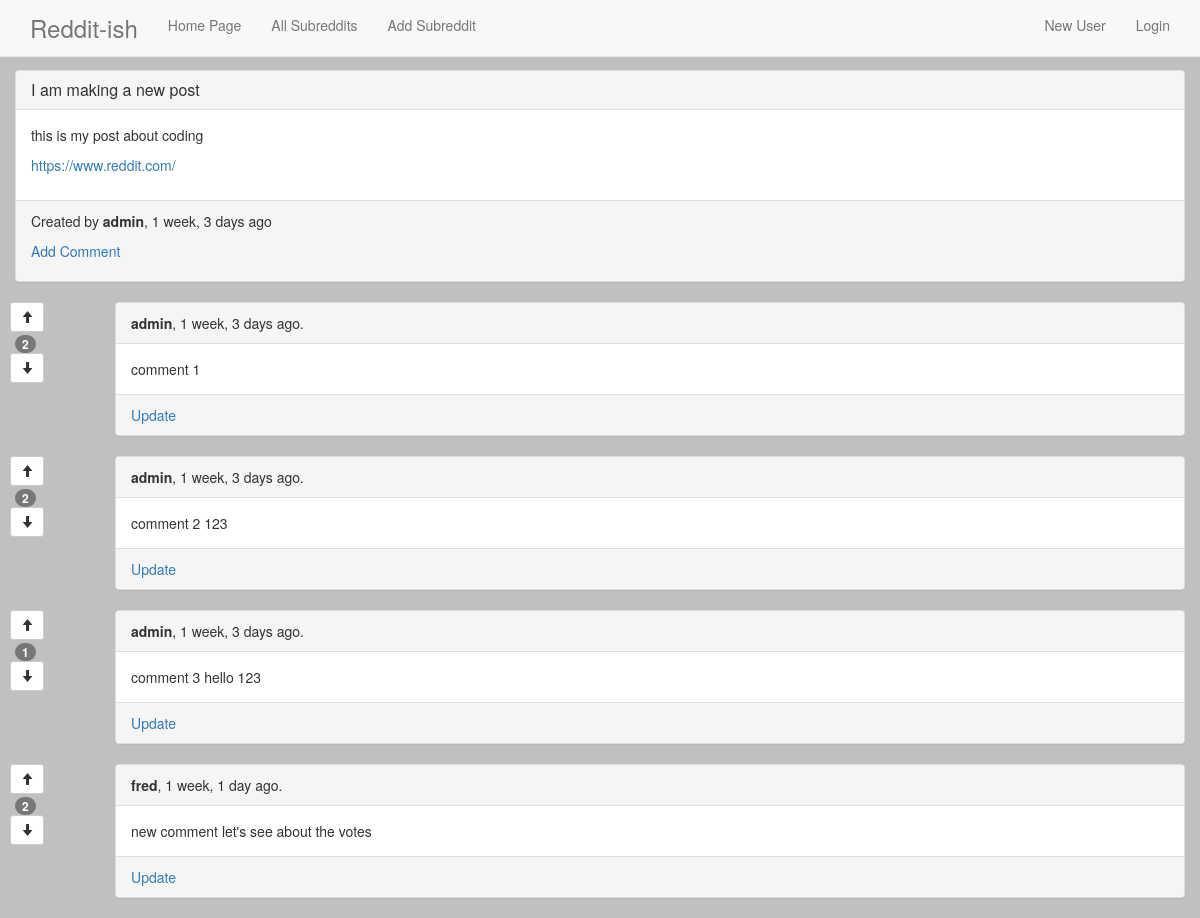
The page /post/57/ on the database as committed earlier.
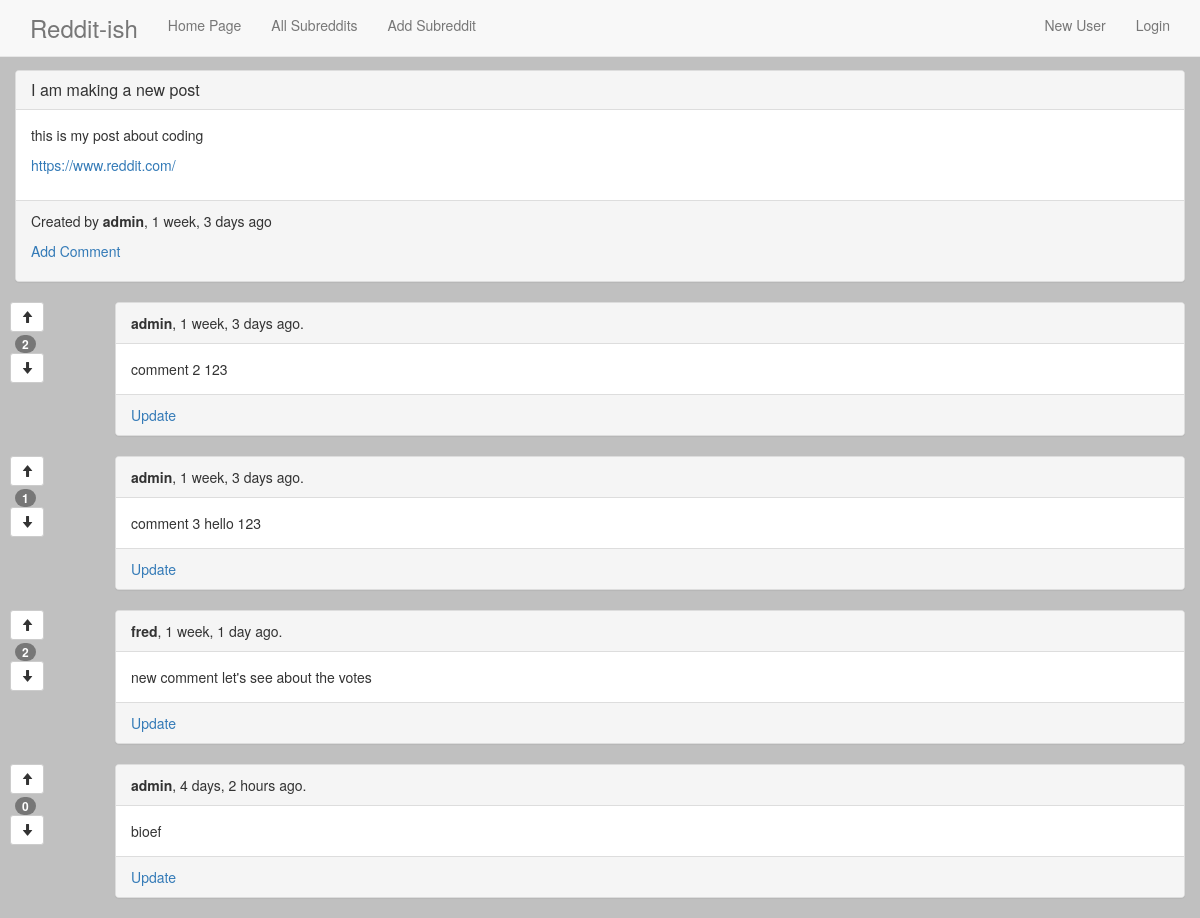
The same page on the database as committed later.
### reddit_app/models.py (models this page shows, shortened)
class Post(models.Model):
    title = models.CharField(max_length=175)
    description = models.CharField(max_length=255)
    url = models.URLField(null=True, blank=True)
    creation_time = models.DateTimeField(auto_now_add=True)
    modification_time = models.DateTimeField(auto_now=True)
    subreddit = models.ForeignKey(Subreddit)
    user = models.ForeignKey(User)
    class Meta:
        ordering = ("-creation_time",)
    def all_comments(self):
        return self.comment_set.all()
    def __str__(self):
        return self.title

class Comment(models.Model):
    text = models.TextField(max_length=255)
    user = models.ForeignKey(User)
    post = models.ForeignKey(Post)
    created_time = models.DateTimeField(auto_now_add=True)
    modified_time = models.DateTimeField(auto_now=True)
    @property
    def score(self):
        return sum([comment_obj.comment_score for comment_obj in self.commentvote_set.all()])

class CommentVote(models.Model):
    user = models.ForeignKey(User)
    comment = models.ForeignKey(Comment)
    value = models.BooleanField()
    class Meta:
        unique_together = ('user', 'comment')
    @property
    def comment_score(self):
        if self.value:
            return 1
        return -1

### reddit_app/views.py (the view)
# urls.py: url(r'^post/(?P<pk>\d+)/$', PostDetailView.as_view(), name='post_detail_view'),
class PostDetailView(DetailView):
    model = Post

### templates/reddit_app/post_detail.html (shortened to what this page needs)
{% extends 'base.html' %}
{% block content %}
<div class="panel panel-default">
    <div class="panel-heading">
        <h3 class="panel-title">{{ object }}</a></h3>
    </div>
    <div class="panel-body">
        <p>
            {{ object.description }}
        </p>
        {% if object.url %}
        <p>
            <a href="{{ object.url }}">{{ object.url }}</a>
        </p>
        {% endif %}
    </div>
    <div class="panel-footer">
    <p>
        Created by <b>{{ object.user }}</b>, {{ object.creation_time|timesince }} ago
    </p>
    <p>
        <a href="{% url 'comment_create_view' object.id %}">Add Comment</a>
    </p>
    </div>
</div>
<div class="row">
{% for comment in object.all_comments %}
<div class="col-sm-1">
  <div class="row center-block">
    <div class="col">
    <div class="btn-toolbar" role='group'>
      <form class="" action="{% url 'comment_upvote_view' comment.id %}" method="post">
        <button type="submit" class='btn btn-default btn-sm'>
          <span class="glyphicon glyphicon-arrow-up" aria-hidden="true"></span>
        </button>
      </form>
    </div>
  </div>
  </div>
  <div class="row center-block">
    <div class="col">
      <span class="badge">{{ comment.score }}</span>
    </div>
  </div>
  <div class="row center-block">
    <div class="col">
    <div class="btn-toolbar" role='group'>
      <form class="" action="{% url 'comment_downvote_view' comment.id %}" method="post">
        <button type="submit" class='btn btn-default btn-sm'>
          <span class="glyphicon glyphicon-arrow-down" aria-hidden="true"></span>
        </button>
      </form>
    </div>
  </div>
  </div>
</div>
<div class="col-sm-11">
<div class="panel panel-default">
    <div class="panel-heading">
        <b>{{ comment.user }}</b>, {{ comment.created_time|timesince }} ago.
    </div>
    <div class="panel-body">
        {{ comment.text }}
    </div>
    <div class="panel-footer">
        <a href="{% url 'comment_update_view' comment.id %}">Update</a>
    </div>
</div>
</div>
{% endfor %}
</div>
{% endblock %}

### templates/base.html (shortened to what this page needs)
{% load staticfiles %}
<!DOCTYPE html>
<html>
    <head>
        <link rel="stylesheet" href="{% static 'css/bootstrap.css' %}" media="screen" title="no title">
    </head>
    <body>
            <nav class="navbar navbar-default navbar-fixed-top">
              <div class="container-fluid">
                <ul class='nav navbar-nav'>
                  <li><h3 class="pull-right navbar-text">Reddit-ish</h3></li>
                  <li><a href="{% url 'index_view' %}">Home Page</a></li>
                  <li><a href="{% url 'subreddit_view' %}">All Subreddits</a></li>
                  <li><a href="{% url 'subreddit_create_view' %}">Add Subreddit</a></li>
                </ul>
                <ul class="nav navbar-nav pull-right">
                {% if not request.user.is_authenticated %}
                  <li><a href="{% url 'user_create_view' %}">New User</a></li>
                  <li><a href="{% url 'login' %}">Login</a></li>
                {% else %}
                  <li><a href="{% url 'logout' %}?next={% url 'index_view' %}">Logout</a></li>
                  <li class="clearfix"><h5 class="pull-right navbar-text">You are logged in as: {{ request.user }}</h5></li>
                {% endif %}
              </ul>
              </div>
            </nav>
        <div class="container-fluid">
            {% block content %}
            {% endblock %}
        </div>
    </body>
</html>

### templates/base.html (style rules this page uses)
body { background-color: silver; padding-top: 70px; }

Rows that differ between the two databases and show on the page:
removed Comment: score "2", user "admin", created_time "1 week, 3 days", text "comment 1"
added Comment: score "0", user "admin", created_time "4 days, 2 hours", text "bioef"
